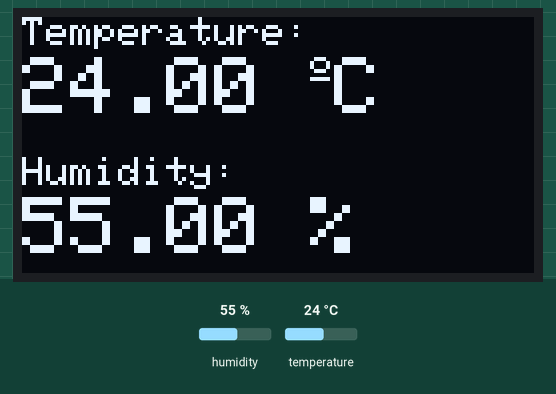
A sketch run on a simulated Arduino Uno, built with avr-gcc and run on an emulated ATmega328P. Parts: 128×64 one-colour display. The test bench sets the inputs (shaded band); at power-on: humidity 55 %, temperature 24 °C. What the sketch prints to the serial monitor is not drawn.

Above: at 8.7 s.
8.8 s: humidity set to 22 %
At 11.4 s:
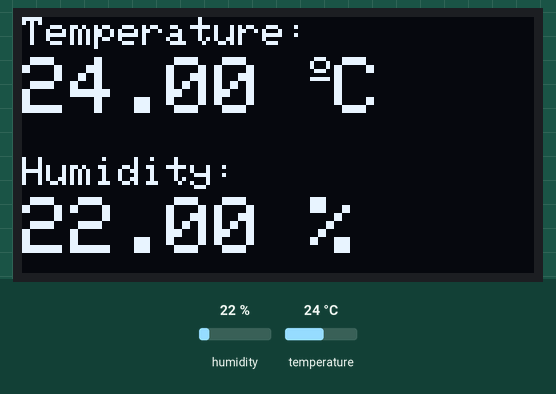
11.7 s: temperature set to 12 °C
At 12.8 s:
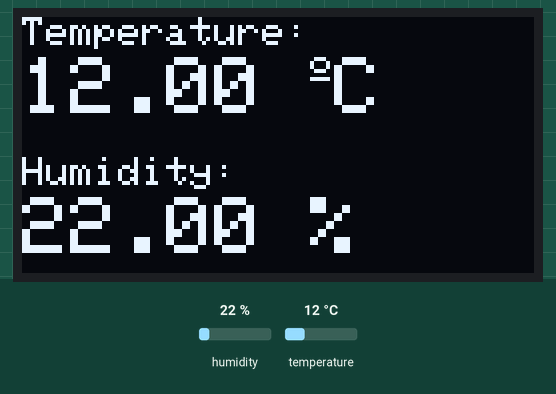
14.6 s: humidity set to 40 %
At 17.5 s:
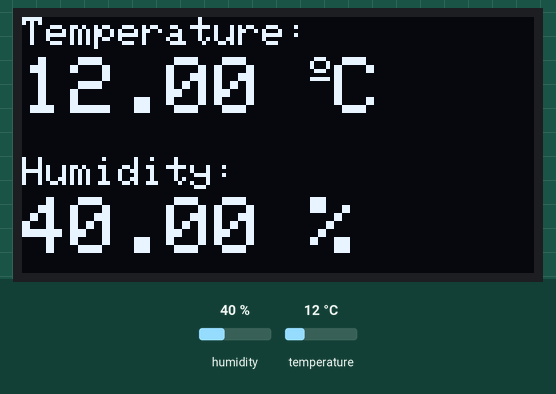
17.9 s: temperature set to 19 °C
At 19.9 s:
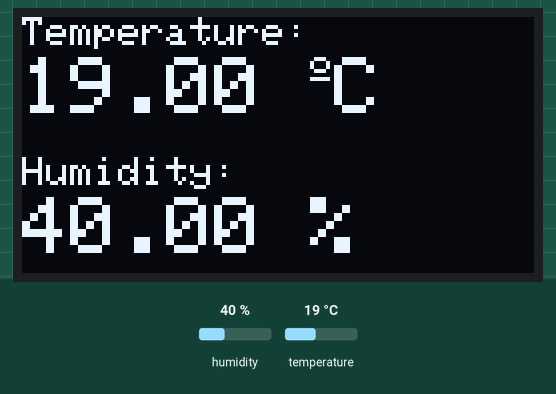
Timing chart, 0 to 21.4 s (numbered marks = the images above; inputs shaded):
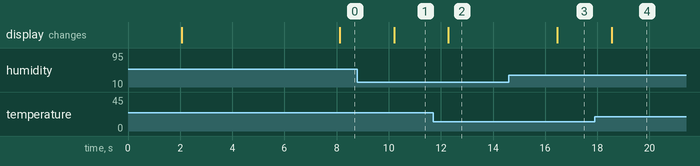

Measured:
- after the input at 8.8 s, the display: changes after 1.4 s (image 1)
- after the input at 11.7 s, the display: changes after 0.59 s (image 2)
- after the input at 14.6 s, the display: changes after 1.9 s (image 3)
- after the input at 17.9 s, the display: changes after 0.66 s (image 4)

The sketch:

LCD_OLED_DHT11.ino
```cpp
#include <Wire.h>
#include <Adafruit_GFX.h>
#include <Adafruit_SSD1306.h>
#include <Adafruit_Sensor.h>
#include <DHT.h>

#define DHTPIN            14

#define SCREEN_WIDTH 128 // OLED display width, in pixels
#define SCREEN_HEIGHT 64 // OLED display height, in pixels

#define DHTTYPE    DHT11     // DHT 11
//#define DHTTYPE    DHT22     // DHT 22 (AM2302)
//#define DHTTYPE    DHT21     // DHT 21 (AM2301)

Adafruit_SSD1306 display(SCREEN_WIDTH, SCREEN_HEIGHT, &Wire, -1);
DHT dht(DHTPIN, DHTTYPE);

void setup() {
  Serial.begin(115200);
  dht.begin();

  if(!display.begin(SSD1306_SWITCHCAPVCC, 0x3C)) {
      Serial.println(F("SSD1306 allocation failed"));
      for(;;);
    }
  delay(2000);
  display.clearDisplay();
  display.setTextColor(WHITE);
  lcdOpening("DHT11");
  }

void loop() {
  delay(1000);

  float t = dht.readTemperature();
  float h = dht.readHumidity();
  if (isnan(h) || isnan(t)) {
    Serial.println("Failed to read from DHT sensor!");
  }

  Serial.print("Temp "); Serial.print("\t: "); Serial.print(t);Serial.println(" ºC");
  Serial.print("Humy "); Serial.print("\t: "); Serial.print(h);Serial.println("  %");
  Serial.println();

  display.clearDisplay();

  // display temperature
  display.setTextSize(1);
  display.setCursor(0,0);
  display.print("Temperature: ");
  display.setTextSize(2);
  display.setCursor(0,10);
  display.print(t);
  display.print(" ");
  display.setTextSize(1);
  display.cp437(true);
  display.write(167);
  display.setTextSize(2);
  display.print("C");

  // display humidity
  display.setTextSize(1);
  display.setCursor(0, 35);
  display.print("Humidity: ");
  display.setTextSize(2);
  display.setCursor(0, 45);
  display.print(h);
  display.print(" %");

  display.display();

}


void lcdOpening(char *teks){
  display.clearDisplay();
  display.setTextSize(1);
  display.setCursor(0,10);
  display.print("Test Sensor");
  display.setTextSize(2);
  display.setCursor(0,30);
  display.print(teks);

  display.display();
  delay(5000);
}
```
